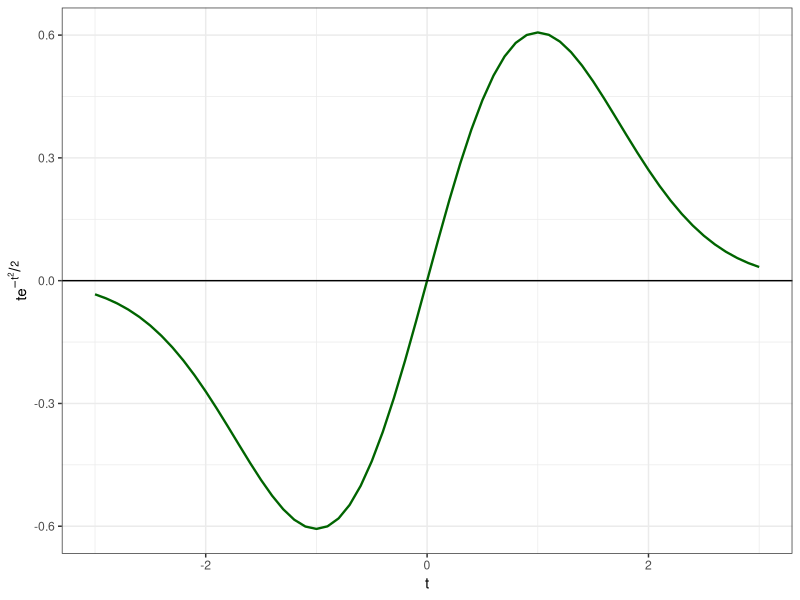

Generate this figure with R:
## ---- chunk 1
options(htmltools.dir.version = FALSE)
knitr::opts_chunk$set(
    echo = FALSE,
    message = FALSE,
    warning = FALSE,
    dev = "svg",
    cache = TRUE,
    fig.align = "center"
    #fig.width = 11,
    #fig.height = 5
)

library(ggplot2)

## ---- chunk 2
t <- seq(-3, 3, by = 0.1)
ft <- function(t) {t * exp((-t^2)/2)}
ftt <- ft(t)
df <- data.frame(t = t, ftt = ftt)
ggplot(df, aes(t, ftt)) +
    geom_line(color = "darkgreen", size = 0.8) +
    geom_hline(yintercept = 0) +
    labs(x = "t",
         y = expression(t*e^{-t^2 / 2})) +
    theme_bw()
